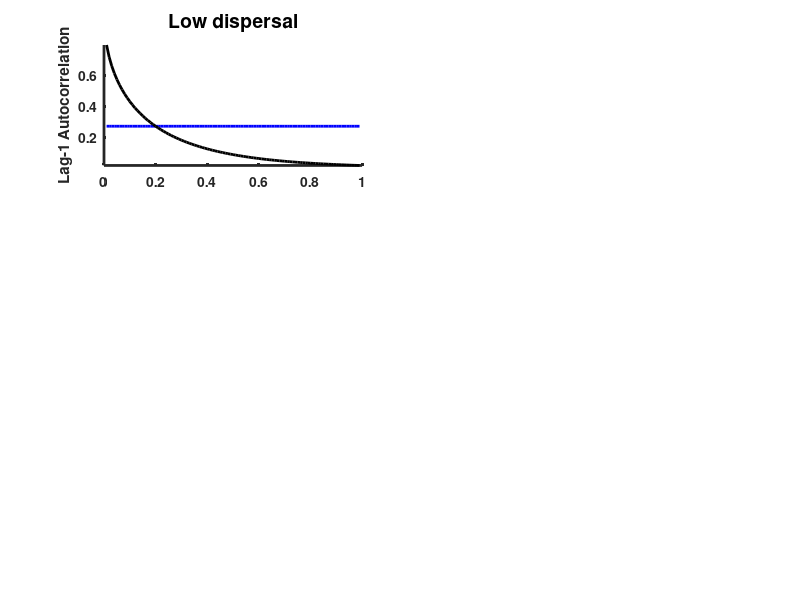

Write the MATLAB code that produced this figure. (Note: this script raises an error after producing the figure.)
sigma_mu = 5e-2;
b1 = 2e-1;
b2_vec = linspace(1e-2, 1-1e-2, 1e2-1);
len_b2 = length(b2_vec);
d_vec = [0.01 1];
len_d = length(d_vec);
[acf1_x1, acf1_x2, v_x1, v_x2, cv_x1, cv_x2] = deal(zeros(len_b2,len_d));

for ind_b2 = 1:len_b2
    b2 = b2_vec(ind_b2);
    
    for ind_d = 1:len_d
        d = d_vec(ind_d);
        
        m1 = 1 + sqrt(b1);
        m2 = 1 + sqrt(b2);
        a_11 = b1 - 1 + 4*m1 - 3*m1^2 - d;
        a_22 = b2 - 1 + 4*m2 - 3*m2^2 - d;
        a_12 = d;
        a_21 = d;
        d_11 = sigma_mu^2*m1^2;
        d_22 = sigma_mu^2*m2^2;
        tr = a_11 + a_22;
        dt = a_11*a_22 - a_12*a_21;
        s1 = @(omega)(d_11*a_22^2+d_22*a_12^2+d_11*omega.^2)./((omega.^2-dt).^2+tr^2*omega.^2);
        s2 = @(omega)(d_22*a_11^2+d_11*a_21^2+d_22*omega.^2)./((omega.^2-dt).^2+tr^2*omega.^2);
        t1 = @(omega)cos(omega).*(d_11*a_22^2+d_22*a_12^2+d_11*omega.^2)./((omega.^2-dt).^2+tr^2*omega.^2);
        t2 = @(omega)cos(omega).*(d_22*a_11^2+d_11*a_21^2+d_22*omega.^2)./((omega.^2-dt).^2+tr^2*omega.^2);
        
        v_x1(ind_b2,ind_d) = (1/pi)*integral(s1,0,Inf,'AbsTol',1e-6,'RelTol',1e-3);
        
        v_x2(ind_b2,ind_d) = (1/pi)*integral(s2,0,Inf,'AbsTol',1e-6,'RelTol',1e-3);
        
        acf1_x1(ind_b2,ind_d) = (1/pi)*integral(t1,0,Inf,'AbsTol',1e-6,'RelTol',1e-3)./v_x1(ind_b2,ind_d);
        
        acf1_x2(ind_b2,ind_d) = (1/pi)*integral(t2,0,Inf,'AbsTol',1e-6,'RelTol',1e-3)./v_x2(ind_b2,ind_d);
        
        cv_x1(ind_b2,ind_d) = sqrt(v_x1(ind_b2,ind_d))/m1;
        
        cv_x2(ind_b2,ind_d) = sqrt(v_x2(ind_b2,ind_d))/m2;
    end
end

cases_x1 = repelem({acf1_x1, v_x1, cv_x1}, 1, len_d);
cases_x2 = repelem({acf1_x2, v_x2, cv_x2}, 1, len_d);

% figure('WindowState','fullscreen');
lw = 2;

ind_cases = 1;
subplot(3,2,ind_cases);
hold all
plot(b2_vec, cases_x1{ind_cases}(:,ind_cases),'b-','LineWidth',lw);
plot(b2_vec, cases_x2{ind_cases}(:,ind_cases),'k-','LineWidth',lw);
title('Low dispersal','FontWeight','bold','FontSize',14);
ylabel('Lag-1 Autocorrelation');
ylim([min([cases_x1{ind_cases}(:); cases_x2{ind_cases}(:)]) max([cases_x1{ind_cases}(:); cases_x2{ind_cases}(:)])]);
hold off

ax = gca;
set(ax,'FontWeight','bold','LineWidth',lw);
ax.XAxis.TickLength = [0.025 0.025];
ax.YAxis.TickLength = [0.025 0.025];

ind_cases = 2;
subplot(3,2,ind_cases);
hold all
plot(b2_vec, cases_x1{ind_cases}(:,ind_cases),'b-','LineWidth',lw);
plot(b2_vec, cases_x2{ind_cases}(:,ind_cases),'k-','LineWidth',lw);
title('High dispersal','FontWeight','bold','FontSize',14);
ylim([min([cases_x1{ind_cases}(:); cases_x2{ind_cases}(:)]) max([cases_x1{ind_cases}(:); cases_x2{ind_cases}(:)])]);
hold off

ax = gca;
set(ax,'FontWeight','bold','LineWidth',lw);
ax.XAxis.TickLength = [0.025 0.025];
ax.YAxis.TickLength = [0.025 0.025];

ind_cases = 3;
subplot(3,2,ind_cases);
hold all
plot(b2_vec, cases_x1{ind_cases}(:,ind_cases-2),'b-','LineWidth',lw);
plot(b2_vec, cases_x2{ind_cases}(:,ind_cases-2),'k-','LineWidth',lw);
ylabel('Variance');
ylim([min([cases_x1{ind_cases}(:); cases_x2{ind_cases}(:)]) max([cases_x1{ind_cases}(:); cases_x2{ind_cases}(:)])]);
hold off

ax = gca;
set(ax,'FontWeight','bold','LineWidth',lw,'YScale','linear','YMinorTick','off');
ax.XAxis.TickLength = [0.025 0.025];
ax.YAxis.TickLength = [0.025 0.025];

ind_cases = 4;
subplot(3,2,ind_cases);
hold all
h1 = plot(b2_vec, cases_x1{ind_cases}(:,ind_cases-2),'b-','LineWidth',lw);
h2 = plot(b2_vec, cases_x2{ind_cases}(:,ind_cases-2),'k-','LineWidth',lw);
s = {' x_1',' x_2'};
f = legend([h1,h2],s);
set(f,'Location','NorthEast','box','off');
ylim([min([cases_x1{ind_cases}(:); cases_x2{ind_cases}(:)]) max([cases_x1{ind_cases}(:); cases_x2{ind_cases}(:)])]);
hold off

ax = gca;
set(ax,'FontWeight','bold','LineWidth',lw,'YScale','linear','YMinorTick','off');
ax.XAxis.TickLength = [0.025 0.025];
ax.YAxis.TickLength = [0.025 0.025];

ind_cases = 5;
subplot(3,2,ind_cases);
hold all
plot(b2_vec, cases_x1{ind_cases}(:,ind_cases-4),'b-','LineWidth',lw);
plot(b2_vec, cases_x2{ind_cases}(:,ind_cases-4),'k-','LineWidth',lw);
ylabel('CV');
xlabel('{\boldmath$\beta_2$}','FontWeight','bold','interpreter','latex');
ylim([min([cases_x1{ind_cases}(:); cases_x2{ind_cases}(:)]) max([cases_x1{ind_cases}(:); cases_x2{ind_cases}(:)])]);
hold off

ax = gca;
set(ax,'FontWeight','bold','LineWidth',lw,'YScale','linear','YMinorTick','off');
ax.XAxis.TickLength = [0.025 0.025];
ax.YAxis.TickLength = [0.025 0.025];

ind_cases = 6;
subplot(3,2,ind_cases);
hold all
plot(b2_vec, cases_x1{ind_cases}(:,ind_cases-4),'b-','LineWidth',lw);
plot(b2_vec, cases_x2{ind_cases}(:,ind_cases-4),'k-','LineWidth',lw);
xlabel('{\boldmath$\beta_2$}','FontWeight','bold','interpreter','latex');
ylim([min([cases_x1{ind_cases}(:); cases_x2{ind_cases}(:)]) max([cases_x1{ind_cases}(:); cases_x2{ind_cases}(:)])]);
hold off

ax = gca;
set(ax,'FontWeight','bold','LineWidth',lw,'YScale','linear','YMinorTick','off');
ax.XAxis.TickLength = [0.025 0.025];
ax.YAxis.TickLength = [0.025 0.025];

export_fig Fig7 -pdf -painters -transparent